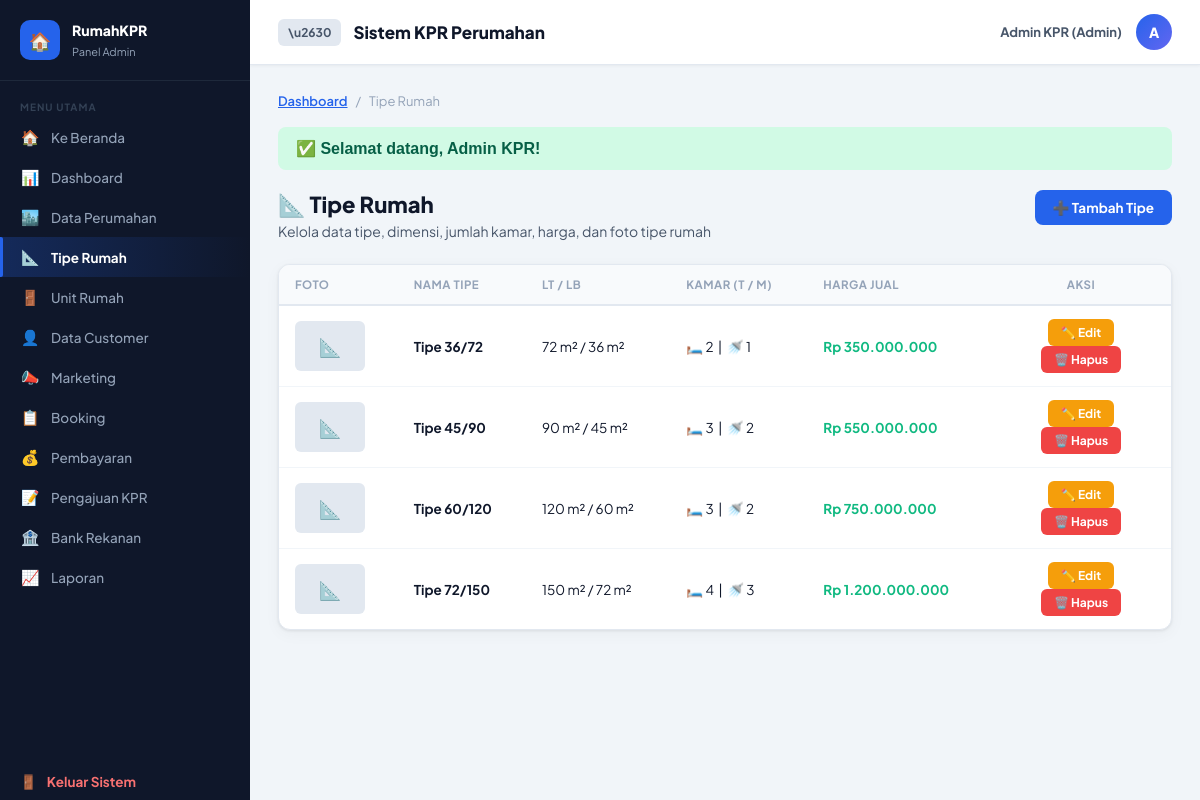
Page /admin/tipe_rumah/index.php (signed in) on the committed database.
### tables this page shows
CREATE TABLE IF NOT EXISTS `tipe_rumah` (
  `id_tipe` int(11) NOT NULL AUTO_INCREMENT,
  `nama_tipe` varchar(50) DEFAULT NULL,
  `luas_tanah` int(11) DEFAULT NULL,
  `luas_bangunan` int(11) DEFAULT NULL,
  `jumlah_kamar` int(11) DEFAULT NULL,
  `jumlah_kamar_mandi` int(11) DEFAULT NULL,
  `harga` decimal(15,2) DEFAULT NULL,
  `deskripsi` text DEFAULT NULL,
  `foto` varchar(255) DEFAULT NULL,
  PRIMARY KEY (`id_tipe`)
);

### config/auth.php (called while the page is built, shortened)
<?php
require_once __DIR__ . '/session.php';
function role_user() {
    $uri = $_SERVER['SCRIPT_NAME'] ?? '';
    if (strpos($uri, '/admin/') !== false) {
        return $_SESSION['admin']['role'] ?? null;
    }
    return $_SESSION['customer']['role'] ?? null;
}
function nama_user() {
    $uri = $_SERVER['SCRIPT_NAME'] ?? '';
    if (strpos($uri, '/admin/') !== false) {
        return $_SESSION['admin']['nama_lengkap'] ?? 'Admin';
    }
    return $_SESSION['customer']['nama_lengkap'] ?? 'Pengguna';
}
?>

### config/functions.php (called while the page is built, shortened)
<?php
function format_rupiah($n) { return 'Rp ' . number_format((float)$n, 0, ',', '.'); }
?>

### admin/tipe_rumah/index.php (the view, shortened to what this page needs)
<?php
require_once '../../config/koneksi.php';
require_once '../../config/functions.php';
require_once '../../includes/sidebar_admin.php';
$action = $_GET['action'] ?? '';
$error = '';
$tipe = null;
$list_tipe = $db->query("SELECT * FROM tipe_rumah ORDER BY harga ASC")->fetchAll();
?>
<!DOCTYPE html>
<html lang="id">
<head>
    <link rel="stylesheet" href="../../assets/css/admin.css">
</head>
<body>
    <div class="admin-main">
        <header class="topbar">
            <div style="display:flex;align-items:center;gap:12px;">
                <button class="btn btn-gray btn-sm" id="sidebarToggle" style="padding:6px 10px;">\u2630</button>
                <div class="topbar-title">Sistem KPR Perumahan</div>
            </div>
            <div class="topbar-right">
                <span class="topbar-name"><?= htmlspecialchars(nama_user()) ?> (<?= ucfirst(role_user()) ?>)</span>
                <div class="topbar-avatar"><?= strtoupper(substr(nama_user(),0,1)) ?></div>
            </div>
        </header>
        <main class="content">
            <div class="breadcrumb">
                <a href="../dashboard.php">Dashboard</a> / <span>Tipe Rumah</span>
            </div>
            <?php if ($action === 'tambah' || $action === 'edit'): ?>
                <div class="panel">
                    <div class="panel-header">
                        <h3><?= $action === 'tambah' ? '📐 Tambah Tipe Rumah' : '✏️ Edit Tipe Rumah' ?></h3>
                        <a href="index.php" class="btn btn-gray btn-sm">← Kembali</a>
                    </div>
                    <div class="panel-body">
                        <?php if ($error): ?><div class="alert alert-danger">❌ <?= htmlspecialchars($error) ?></div><?php endif; ?>
                        <form method="POST" enctype="multipart/form-data">
                            <div class="form-group">
                                <label>Nama Tipe Rumah</label>
                                <input type="text" name="nama_tipe" class="form-control" placeholder="Contoh: Tipe 36/72" value="<?= htmlspecialchars($_POST['nama_tipe'] ?? $tipe['nama_tipe'] ?? '') ?>" required>
                            </div>
                            <div class="form-row-3">
                                <div class="form-group">
                                    <label>Luas Tanah (m²)</label>
                                    <input type="number" name="luas_tanah" class="form-control" placeholder="72" value="<?= htmlspecialchars($_POST['luas_tanah'] ?? $tipe['luas_tanah'] ?? '') ?>" required>
                                </div>
                                <div class="form-group">
                                    <label>Luas Bangunan (m²)</label>
                                    <input type="number" name="luas_bangunan" class="form-control" placeholder="36" value="<?= htmlspecialchars($_POST['luas_bangunan'] ?? $tipe['luas_bangunan'] ?? '') ?>" required>
                                </div>
                                <div class="form-group">
                                    <label>Harga Jual (Rp)</label>
                                    <input type="text" name="harga" class="form-control format-angka" placeholder="350.000.000" value="<?= htmlspecialchars(isset($_POST['harga']) ? $_POST['harga'] : (isset($tipe['harga']) ? number_format($tipe['harga'], 0, ',', '.') : '')) ?>" required>
                                </div>
                            </div>
                            <div class="form-row">
                                <div class="form-group">
                                    <label>Jumlah Kamar Tidur</label>
                                    <input type="number" name="jumlah_kamar" class="form-control" placeholder="2" value="<?= htmlspecialchars($_POST['jumlah_kamar'] ?? $tipe['jumlah_kamar'] ?? '2') ?>">
                                </div>
                                <div class="form-group">
                                    <label>Jumlah Kamar Mandi</label>
                                    <input type="number" name="jumlah_kamar_mandi" class="form-control" placeholder="1" value="<?= htmlspecialchars($_POST['jumlah_kamar_mandi'] ?? $tipe['jumlah_kamar_mandi'] ?? '1') ?>">
                                </div>
                            </div>
                            <div class="form-group">
                                <label>Deskripsi / Spesifikasi Bangunan</label>
                                <textarea name="deskripsi" class="form-control" placeholder="Tuliskan detail spesifikasi seperti pondasi, dinding, atap, dll..." style="min-height:100px;"><?= htmlspecialchars($_POST['deskripsi'] ?? $tipe['deskripsi'] ?? '') ?></textarea>
                            </div>
                            <div class="form-group">
                                <label>Foto Tipe Rumah</label>
                                <input type="file" name="foto" class="form-control" accept=".jpg,.jpeg,.png" data-preview="imgPrev">
                                <small class="form-hint">Kosongkan jika tidak ingin mengubah foto tipe rumah. Format: JPG/PNG, Max 5MB</small>
                                <div style="margin-top:12px;">
                                    <?php
                                    $foto_src = '';
                                    $display = 'none';
                                    if (isset($tipe['foto']) && $tipe['foto'] && file_exists('../../uploads/tipe_rumah/' . $tipe['foto'])) {
                                        $foto_src = '../../uploads/tipe_rumah/' . $tipe['foto'];
                                        $display = 'block';
                                    }
                                    ?>
                                    <img id="imgPrev" src="<?= $foto_src ?>" style="max-height:200px; border-radius:10px; display:<?= $display ?>; box-shadow:var(--shadow);">
                                </div>
                            </div>
                            <div style="margin-top:14px;">
                                <button type="submit" class="btn btn-primary">💾 Simpan Data</button>
                                <a href="index.php" class="btn btn-gray">Batal</a>
                            </div>
                        </form>
                    </div>
                </div>
            <?php else: ?>
                <div class="page-header">
                    <div class="page-header-left">
                        <h2>📐 Tipe Rumah</h2>
                        <p>Kelola data tipe, dimensi, jumlah kamar, harga, dan foto tipe rumah</p>
                    </div>
                    <a href="index.php?action=tambah" class="btn btn-primary">➕ Tambah Tipe</a>
                </div>
                <div class="panel">
                    <div class="panel-body" style="padding:0;">
                        <div class="tbl-wrap">
                            <table>
                                <thead>
                                    <tr>
                                        <th>Foto</th>
                                        <th>Nama Tipe</th>
                                        <th>LT / LB</th>
                                        <th>Kamar (T / M)</th>
                                        <th>Harga Jual</th>
                                        <th style="width:180px; text-align:center;">Aksi</th>
                                    </tr>
                                </thead>
                                <tbody>
                                    <?php if (empty($list_tipe)): ?>
                                        <tr><td colspan="6" class="empty">Belum ada tipe rumah terdaftar.</td></tr>
                                    <?php else: foreach($list_tipe as $t): ?>
                                        <tr>
                                            <td>
                                                <?php if($t['foto'] && file_exists('../../uploads/tipe_rumah/' . $t['foto'])): ?>
                                                    <img src="../../uploads/tipe_rumah/<?= htmlspecialchars($t['foto']) ?>" style="width:70px; height:50px; object-fit:cover; border-radius:6px; box-shadow:0 1px 3px rgba(0,0,0,.1);">
                                                <?php else: ?>
                                                    <div style="width:70px; height:50px; background:#e2e8f0; border-radius:6px; display:flex; align-items:center; justify-content:center; font-size:18px;">📐</div>
                                                <?php endif; ?>
                                            </td>
                                            <td><b><?= htmlspecialchars($t['nama_tipe']) ?></b></td>
                                            <td><?= $t['luas_tanah'] ?> m² / <?= $t['luas_bangunan'] ?> m²</td>
                                            <td>🛏️ <?= $t['jumlah_kamar'] ?> &nbsp;|&nbsp; 🚿 <?= $t['jumlah_kamar_mandi'] ?></td>
                                            <td style="font-weight:700; color:var(--success);"><?= format_rupiah($t['harga']) ?></td>
                                            <td style="text-align:center;">
                                                <a href="index.php?action=edit&id=<?= $t['id_tipe'] ?>" class="btn btn-warning btn-sm">✏️ Edit</a>
                                                <a href="#" data-hapus="index.php?action=hapus&id=<?= $t['id_tipe'] ?>" data-nama="<?= htmlspecialchars($t['nama_tipe']) ?>" class="btn btn-danger btn-sm">🗑️ Hapus</a>
                                            </td>
                                        </tr>
                                    <?php endforeach; endif; ?>
                                </tbody>
                            </table>
                        </div>
                    </div>
                </div>
            <?php endif; ?>
        </main>
    </div>
</body>
</html>

### assets/css/admin.css (style rules this page uses)
*,*::before,*::after { box-sizing:border-box;margin:0;padding:0 }
:root { --sb-bg:#0f172a;--sb-hover:#1e293b;--sb-active:#2563eb;--sb-text:#94a3b8;--sb-w:250px; --topbar:65px;--content-bg:#f1f5f9;--white:#fff;--border:#e2e8f0; --primary:#2563eb;--primary-d:#1d4ed8;--success:#10b981;--warning:#f59e0b;--danger:#ef4444;--info:#6366f1; --text:#0f172a;--sub:#475569;--muted:#94a3b8; --radius:12px;--shadow:0 1px 3px rgba(0,0,0,.08),0 4px 16px rgba(0,0,0,.04); --font:'Plus Jakarta Sans',sans-serif;--tr:.2s ease; }
body { font-family:var(--font);background:var(--content-bg);color:var(--text);display:flex;min-height:100vh; }
.admin-main { margin-left:var(--sb-w);flex:1;display:flex;flex-direction:column;min-height:100vh; }
.topbar { height:var(--topbar);background:var(--white);border-bottom:1px solid var(--border);display:flex;align-items:center;justify-content:space-between;padding:0 28px;position:sticky;top:0;z-index:100;box-shadow:0 1px 3px rgba(0,0,0,.05); }
.topbar-title { font-size:17px;font-weight:800; }
.topbar-right { display:flex;align-items:center;gap:14px; }
.topbar-avatar { width:36px;height:36px;background:linear-gradient(135deg,var(--primary),var(--info));border-radius:50%;display:flex;align-items:center;justify-content:center;color:#fff;font-weight:800;font-size:14px; }
.topbar-name { font-size:13px;font-weight:700;color:var(--sub); }
.content { padding:28px;flex:1; }
.page-header { display:flex;align-items:flex-start;justify-content:space-between;margin-bottom:24px;gap:16px;flex-wrap:wrap; }
.page-header-left h2 { font-size:22px;font-weight:800; }
.page-header-left p { color:var(--sub);font-size:14px;margin-top:4px; }
.breadcrumb { display:flex;align-items:center;gap:8px;font-size:13px;color:var(--muted);margin-bottom:18px;flex-wrap:wrap; }
.breadcrumb a { color:var(--primary);font-weight:600; }
.panel { background:var(--white);border-radius:var(--radius);box-shadow:var(--shadow);border:1px solid var(--border);overflow:hidden;margin-bottom:24px;transition:all .3s ease; }
.panel-body { padding:22px; }
.tbl-wrap { overflow-x:auto; }
table { width:100%;border-collapse:collapse;font-size:13.5px; }
thead tr { background:#f8fafc; }
th { padding:12px 16px;text-align:left;font-weight:700;color:var(--muted);font-size:11.5px;text-transform:uppercase;letter-spacing:.5px;border-bottom:2px solid var(--border);white-space:nowrap; }
td { padding:13px 16px;border-bottom:1px solid #f1f5f9;vertical-align:middle; }
tbody tr:last-child td { border-bottom:none; }
.btn { display:inline-flex;align-items:center;gap:7px;padding:9px 18px;border-radius:8px;font-family:var(--font);font-size:13.5px;font-weight:700;cursor:pointer;border:none;text-decoration:none;transition:var(--tr);white-space:nowrap; }
.btn-sm { padding:6px 13px;font-size:12px;border-radius:6px; }
.btn-primary { background:var(--primary);color:#fff; }
.btn-danger { background:var(--danger);color:#fff; }
.btn-warning { background:var(--warning);color:#fff; }
.btn-gray { background:#e2e8f0;color:var(--sub); }

### rows in the picture
tipe_rumah: nama_tipe "Tipe 36/72", luas_tanah "72", luas_bangunan "36", jumlah_kamar "2", jumlah_kamar_mandi "1", harga "Rp 350.000.000"
tipe_rumah: nama_tipe "Tipe 45/90", luas_tanah "90", luas_bangunan "45", jumlah_kamar "3", jumlah_kamar_mandi "2", harga "Rp 550.000.000"
tipe_rumah: nama_tipe "Tipe 60/120", luas_tanah "120", luas_bangunan "60", jumlah_kamar "3", jumlah_kamar_mandi "2", harga "Rp 750.000.000"
tipe_rumah: nama_tipe "Tipe 72/150", luas_tanah "150", luas_bangunan "72", jumlah_kamar "4", jumlah_kamar_mandi "3", harga "Rp 1.200.000.000"

### other values in the picture
$m['ico'] "🏠"
$m['label'] "Ke Beranda"
$m['ico'] "📊"
$m['label'] "Dashboard"
$m['ico'] "🏙️"
$m['label'] "Data Perumahan"
$m['ico'] "📐"
$m['label'] "Tipe Rumah"
$m['ico'] "🚪"
$m['label'] "Unit Rumah"
$m['ico'] "👤"
$m['label'] "Data Customer"
$m['ico'] "📣"
$m['label'] "Marketing"
$m['ico'] "📋"
